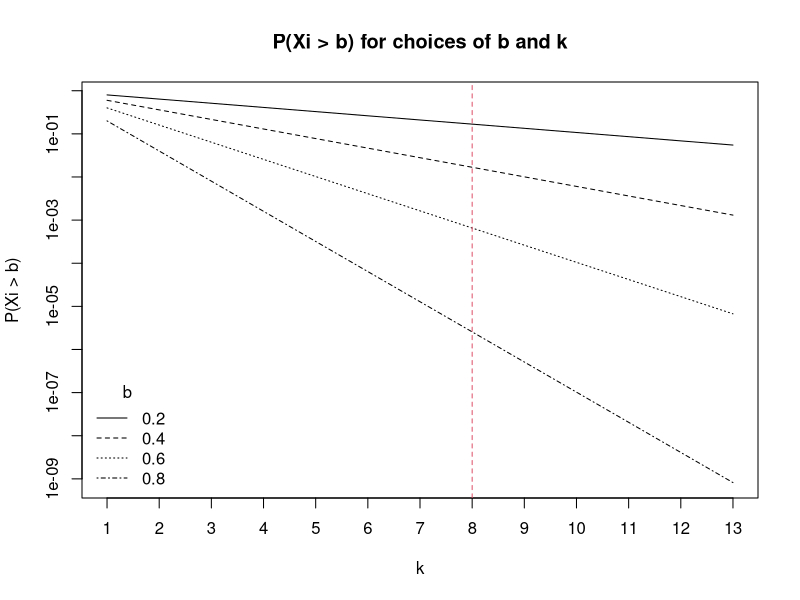

R code for this plot:
## beta plot
k = seq(3:15)
values = c(0.2, 0.4, 0.6, 0.8)
P = matrix(ncol = length(values), nrow  = length(k))
for(i in 1:length(k)) {
 P[i, ] = pbeta(values, 1,  k[i])
}
plot(k, 1 - P[,1], type  = "l", log = "y", ylim = c(min(1-P), 0.7),
     main = "P(Xi > b) for choices of b and k", ylab = "P(Xi > b)",
     xaxt = "n")
for(i in 2:length(values)) {
  lines(k, 1 - P[, i], lty = i, log  = "y")
}
legend("bottomleft", lty = 1:4, legend = values, title  = "b", bty = "n")
axis(side = "1", at = k)
abline(v = 8, lty = 2, col  =2)
